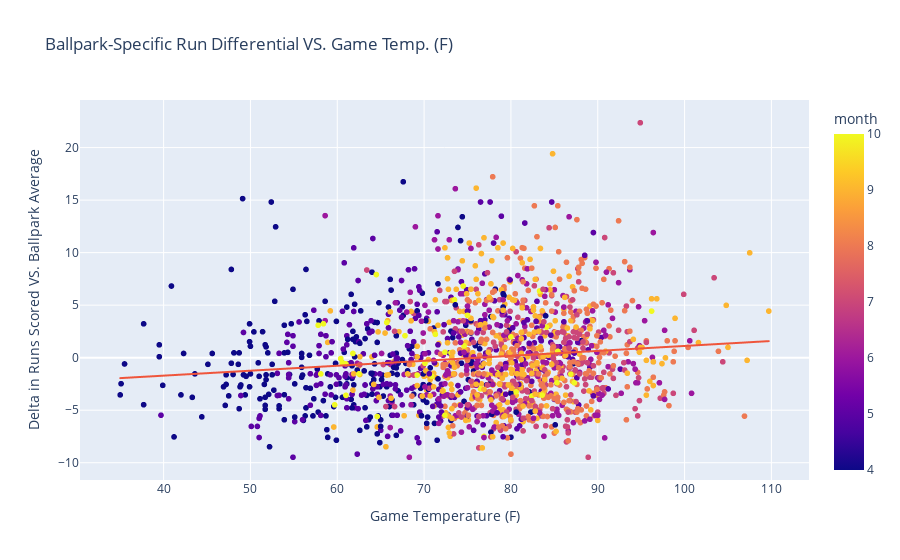

Notebook cell for this chart:
### Markdown cell above
### Assumptions:
- Day games take place during that day's max temperature
- Weather only affects offensive production in outdoor environments (even retractable domes are removed due to unclear data on if dome was open or not)

### Code cell
fig = px.scatter(wai, 
                 x='max_temp_f', 
                 y='diff_runs', 
                 color='month', 
                 labels={"max_temp_f": "Game Temperature (F)", 
                         "diff_runs": "Delta in Runs Scored VS. Ballpark Average"},
                 hover_data=['v_full_name', 'h_full_name', 'date', 't_score', 'bl_runs'], 
                # marginal_y='histogram', marginal_x='histogram',
                 trendline="ols", 
                 title="Ballpark-Specific Run Differential VS. Game Temp. (F)"
                 )
fig.show()

### Figure 1 — Plotly figure (JSON) as saved in the notebook; plotly's stock layout.template omitted (floating-point values rounded to 4 significant figures; data arrays with more than 128 entries replaced by an {"elided": "..."} marker saying what was removed)
{"data": [{"customdata": {"elided": "1627x5 mixed values"}, "hovertemplate": "Game Temperature (F)=%{x}<br>Delta in Runs Scored VS. Ballpark Average=%{y}<br>v_full_name=%{customdata[0]}<br>h_full_name=%{customdata[1]}<br>date=%{customdata[2]}<br>t_score=%{customdata[3]}<br>bl_runs=%{customdata[4]}<br>month=%{marker.color}<extra></extra>", "legendgroup": "", "marker": {"color": {"elided": "1627 int values"}, "coloraxis": "coloraxis", "symbol": "circle"}, "mode": "markers", "name": "", "showlegend": false, "type": "scattergl", "x": {"elided": "1627 float values"}, "xaxis": "x", "y": {"elided": "1627 float values"}, "yaxis": "y"}, {"hovertemplate": "<b>OLS trendline</b><br>diff_runs = 0.047141 * max_temp_f + -3.59681<br>R<sup>2</sup>=0.014620<br><br>Game Temperature (F)=%{x}<br>Delta in Runs Scored VS. Ballpark Average=%{y} <b>(trend)</b><extra></extra>", "legendgroup": "", "marker": {"symbol": "circle"}, "mode": "lines", "name": "", "showlegend": false, "type": "scattergl", "x": {"elided": "1627 float values"}, "xaxis": "x", "y": {"elided": "1627 float values"}, "yaxis": "y"}], "layout": {"coloraxis": {"colorbar": {"title": {"text": "month"}}, "colorscale": [[0, "#0d0887"], [0.1111, "#46039f"], [0.2222, "#7201a8"], [0.3333, "#9c179e"], [0.4444, "#bd3786"], [0.5556, "#d8576b"], [0.6667, "#ed7953"], [0.7778, "#fb9f3a"], [0.8889, "#fdca26"], [1, "#f0f921"]]}, "legend": {"tracegroupgap": 0}, "title": {"text": "Ballpark-Specific Run Differential VS. Game Temp. (F)"}, "xaxis": {"anchor": "y", "domain": [0, 1], "title": {"text": "Game Temperature (F)"}}, "yaxis": {"anchor": "x", "domain": [0, 1], "title": {"text": "Delta in Runs Scored VS. Ballpark Average"}}}}
